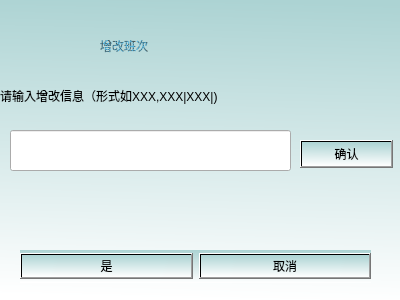
<?xml version="1.0" encoding="UTF-8"?>
<ui version="4.0">
 <class>ADDClass</class>
 <widget class="QDialog" name="ADDClass">
  <property name="geometry">
   <rect>
    <x>0</x>
    <y>0</y>
    <width>400</width>
    <height>300</height>
   </rect>
  </property>
  <property name="windowTitle">
   <string>Dialog</string>
  </property>
  <property name="styleSheet">
   <string notr="true">background-color: qlineargradient(spread:pad, x1:0.532, y1:0, x2:0.497199, y2:1, stop:0 rgba(172, 211, 211, 255), stop:1 rgba(255, 255, 255, 255));</string>
  </property>
  <widget class="QWidget" name="layoutWidget">
   <property name="geometry">
    <rect>
     <x>20</x>
     <y>250</y>
     <width>351</width>
     <height>33</height>
    </rect>
   </property>
   <layout class="QHBoxLayout">
    <property name="spacing">
     <number>6</number>
    </property>
    <property name="leftMargin">
     <number>0</number>
    </property>
    <property name="topMargin">
     <number>0</number>
    </property>
    <property name="rightMargin">
     <number>0</number>
    </property>
    <property name="bottomMargin">
     <number>0</number>
    </property>
    <item>
     <widget class="QPushButton" name="okButton">
      <property name="text">
       <string>是</string>
      </property>
     </widget>
    </item>
    <item>
     <widget class="QPushButton" name="cancelButton">
      <property name="text">
       <string>取消</string>
      </property>
     </widget>
    </item>
   </layout>
  </widget>
  <widget class="QLineEdit" name="lineEdit">
   <property name="geometry">
    <rect>
     <x>10</x>
     <y>130</y>
     <width>281</width>
     <height>41</height>
    </rect>
   </property>
   <property name="styleSheet">
    <string notr="true">background-color:none;
</string>
   </property>
   <property name="text">
    <string/>
   </property>
  </widget>
  <widget class="QPushButton" name="pushButton">
   <property name="geometry">
    <rect>
     <x>300</x>
     <y>140</y>
     <width>93</width>
     <height>28</height>
    </rect>
   </property>
   <property name="text">
    <string>确认</string>
   </property>
  </widget>
  <widget class="QLabel" name="label_2">
   <property name="geometry">
    <rect>
     <x>0</x>
     <y>80</y>
     <width>411</width>
     <height>31</height>
    </rect>
   </property>
   <property name="styleSheet">
    <string notr="true">font: 13pt &quot;华文新魏&quot;;
background-color: none</string>
   </property>
   <property name="text">
    <string>请输入增改信息（形式如XXX,XXX|XXX|)</string>
   </property>
  </widget>
  <widget class="QLabel" name="label">
   <property name="geometry">
    <rect>
     <x>100</x>
     <y>20</y>
     <width>201</width>
     <height>51</height>
    </rect>
   </property>
   <property name="styleSheet">
    <string notr="true">font: 30pt &quot;华文隶书&quot;;
color: qradialgradient(spread:repeat, cx:0.5, cy:0.5, radius:0.077, fx:0.5, fy:0.5, stop:0 rgba(0, 169, 255, 147), stop:0.497326 rgba(0, 0, 0, 147), stop:1 rgba(0, 169, 255, 147));
background-color: none;</string>
   </property>
   <property name="text">
    <string>增改班次</string>
   </property>
  </widget>
  <widget class="QLabel" name="label_3">
   <property name="geometry">
    <rect>
     <x>40</x>
     <y>190</y>
     <width>331</width>
     <height>31</height>
    </rect>
   </property>
   <property name="styleSheet">
    <string notr="true">font: 20pt &quot;华文新魏&quot;;
background-color: none</string>
   </property>
   <property name="text">
    <string/>
   </property>
  </widget>
 </widget>
 <resources/>
 <connections>
  <connection>
   <sender>okButton</sender>
   <signal>clicked()</signal>
   <receiver>ADDClass</receiver>
   <slot>accept()</slot>
   <hints>
    <hint type="sourcelabel">
     <x>278</x>
     <y>253</y>
    </hint>
    <hint type="destinationlabel">
     <x>96</x>
     <y>254</y>
    </hint>
   </hints>
  </connection>
  <connection>
   <sender>cancelButton</sender>
   <signal>clicked()</signal>
   <receiver>ADDClass</receiver>
   <slot>reject()</slot>
   <hints>
    <hint type="sourcelabel">
     <x>369</x>
     <y>253</y>
    </hint>
    <hint type="destinationlabel">
     <x>179</x>
     <y>282</y>
    </hint>
   </hints>
  </connection>
 </connections>
</ui>
